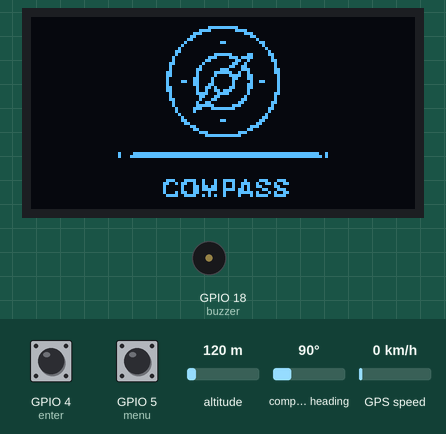
Recording of a sketch running on a simulated ESP32. Parts: 128×64 one-colour display, buzzer (waves = sounding, pin HIGH). The test bench sets the inputs (shaded band); at power-on: GPIO 4 (enter) HIGH, GPIO 5 (menu) HIGH, GPS speed 0 km/h, altitude 120 m, compass heading 90°. Storage starts empty; the GPS gets a fix after 3 s at 37.7749, -122.4194 with 8 satellites; what the sketch prints to the serial monitor is not drawn.

Above: at 5.2 s.
5.3 s: GPIO 4 (enter) pulled LOW for 1 s
At 7.6 s:
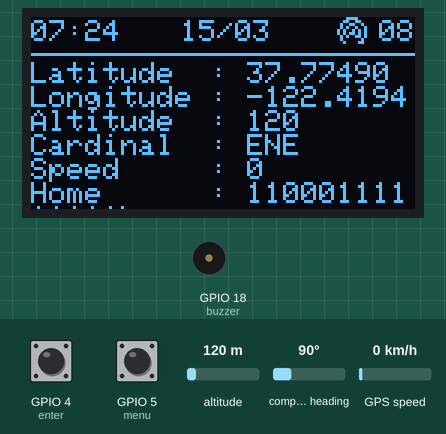
7.8 s: GPIO 5 (menu) pulled LOW for 1 s
At 9.7 s:
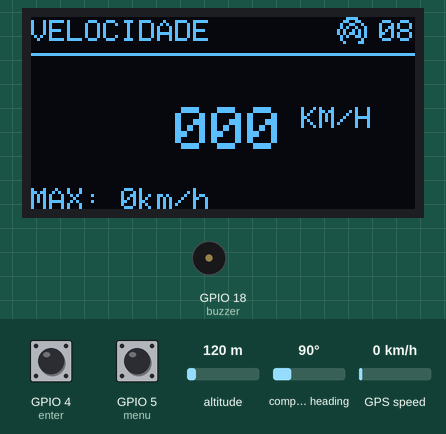
10.4 s: GPS speed set to 2 km/h
At 12.3 s:
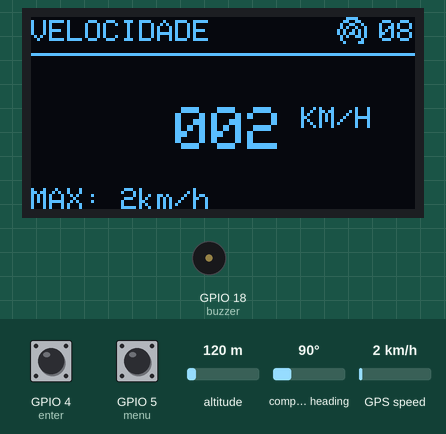
12.8 s: GPIO 4 (enter) pulled LOW for 0.15 s
At 12.96 s:
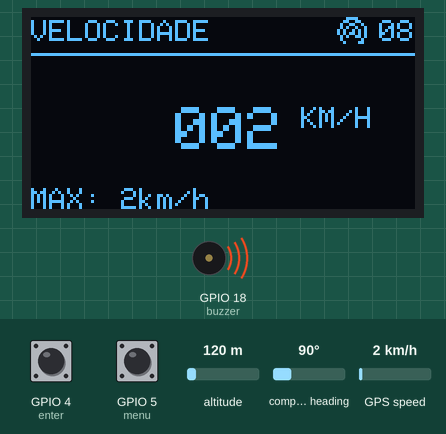
14.6 s: GPS speed set to 30 km/h
At 15.9 s:
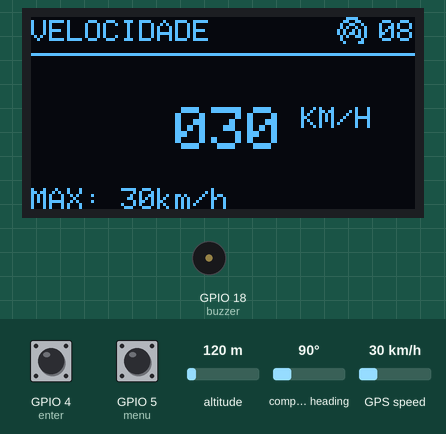
Timing chart, 0 to 17.6 s (numbered marks = the images above; inputs shaded):
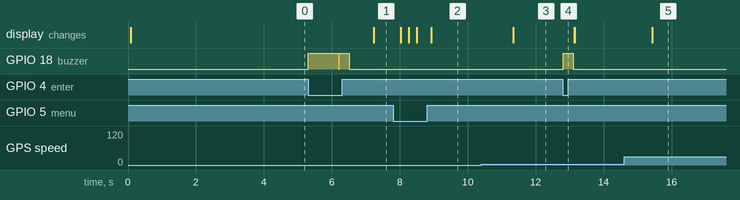

The sketch:

Esp32-MiniGPS.ino
```cpp
// 05/12/2021 :)

// Bibliotecas
#include <Wire.h>
#include <Time.h>
#include <TimeLib.h>
#include <TinyGPS++.h>
#include <SoftwareSerial.h>
#include <Adafruit_SSD1306.h>
#include <SPIFFS.h>
#include <FS.h>

#define LOGFILE "/log.txt"
boolean newData = false;

// Buzzer
#define buzzer 18

// Botões
#define menu 5
#define enter 4
int key = 0;
int leitura;

// Variaveis
double Lat;
double Long;
double Alt;
int sat, gps_speed;
char input = 0;
int max_spd = 0;

const int UTC_offset = -3;
time_t prevDisplay = 0;

// Para ESP32: GPIO-21(SDA), GPIO-22(SCL)
#define SCREEN_WIDTH 128
#define SCREEN_HEIGHT 64
#define OLED_RESET -1
#define SCREEN_ADDRESS 0x3C
Adafruit_SSD1306 display(SCREEN_WIDTH, SCREEN_HEIGHT, &Wire, OLED_RESET);

// Configurações do GPS
static const int RXPin = 16, TXPin = 17;
static const uint32_t GPSBaud = 9600;
TinyGPSPlus gps;
SoftwareSerial ss(RXPin, TXPin);

// Configurações de Distance_To_Home
const double Home_LAT = -00.0000000; //Lat da sua casa
const double Home_LNG = -00.0000000; //Lng da sua casa
const float rad_fac = 0.017453292;
int x = 0;
int y = 0;
int i = 0;
int j = 0;
double courseTo = 0;
double relCourse = 0;
double courseHome = 0;
unsigned long Distance_To_Home = 0;
unsigned long Trip_distance = 0;

// Configuração de Trip
double Trip_LAT = 0;
double Trip_LNG = 0;

const unsigned char gps_sial[] PROGMEM = {
    0x1e, 0x00, 0x33, 0x00, 0x4c, 0x80, 0x52, 0x40, 0xa5, 0x40, 0xad, 0x40, 0x53, 0x40, 0x40, 0x80,
    0x21, 0x80, 0x00, 0x00};

const unsigned char reco[] PROGMEM = {
    0x00, 0x00, 0x1e, 0x00, 0x33, 0x00, 0x61, 0x80, 0x40, 0x80, 0x40, 0x80, 0x61, 0x80, 0x33, 0x00,
    0x1e, 0x00, 0x00, 0x00};

const unsigned char gps_loading[] PROGMEM = {
    0x00, 0x00, 0x00, 0x00, 0x00, 0x0f, 0xc0, 0x00, 0x00, 0x7f, 0xf8, 0xc0, 0x01, 0xf0, 0x3e, 0xc0,
    0x03, 0x80, 0x07, 0xc0, 0x07, 0x00, 0x03, 0xc0, 0x0e, 0x00, 0x0f, 0xc0, 0x1c, 0x00, 0x0f, 0xc0,
    0x18, 0x00, 0x00, 0x00, 0x30, 0x00, 0x00, 0x00, 0x30, 0x00, 0x00, 0x00, 0x30, 0x00, 0x00, 0x10,
    0x60, 0x00, 0x00, 0x18, 0x60, 0x00, 0x00, 0x18, 0x60, 0x00, 0x00, 0x18, 0x60, 0x00, 0x00, 0x18,
    0x60, 0x00, 0x00, 0x18, 0x60, 0x00, 0x00, 0x18, 0x20, 0x00, 0x00, 0x30, 0x00, 0x00, 0x00, 0x30,
    0x00, 0x00, 0x00, 0x30, 0x00, 0x00, 0x00, 0x60, 0x0f, 0xc0, 0x00, 0xe0, 0x0f, 0xc0, 0x01, 0xc0,
    0x0f, 0x00, 0x03, 0x80, 0x0f, 0x80, 0x07, 0x00, 0x0c, 0xf0, 0x3e, 0x00, 0x0c, 0x7f, 0xf8, 0x00,
    0x00, 0x0f, 0xc0, 0x00, 0x00, 0x00, 0x00, 0x00};

const unsigned char logo[] PROGMEM = {
    0x00, 0x00, 0x00, 0x00, 0x00, 0x00, 0x00, 0x00, 0x00, 0x00, 0x00, 0x00, 0x00, 0x00, 0x00, 0x00,
  0x00, 0x00, 0x00, 0x00, 0x00, 0x00, 0x00, 0x00, 0x00, 0x00, 0x00, 0x00, 0x00, 0x00, 0x00, 0x00,
  0x00, 0x00, 0x00, 0x00, 0x00, 0x00, 0x00, 0x00, 0x00, 0x00, 0x00, 0x00, 0x00, 0x00, 0x00, 0x00,
  0x00, 0x00, 0x00, 0x00, 0x00, 0x00, 0x00, 0x1f, 0xf8, 0x00, 0x00, 0x00, 0x00, 0x00, 0x00, 0x00,
  0x00, 0x00, 0x00, 0x00, 0x00, 0x00, 0x00, 0xf0, 0x0f, 0x00, 0x00, 0x00, 0x00, 0x00, 0x00, 0x00,
  0x00, 0x00, 0x00, 0x00, 0x00, 0x00, 0x03, 0x80, 0x01, 0xc0, 0x00, 0x00, 0x00, 0x00, 0x00, 0x00,
  0x00, 0x00, 0x00, 0x00, 0x00, 0x00, 0x06, 0x00, 0x00, 0x60, 0x00, 0x00, 0x00, 0x00, 0x00, 0x00,
  0x00, 0x00, 0x00, 0x00, 0x00, 0x00, 0x0c, 0x00, 0x00, 0x10, 0x00, 0x00, 0x00, 0x00, 0x00, 0x00,
  0x00, 0x00, 0x00, 0x00, 0x00, 0x00, 0x10, 0x01, 0x80, 0x0c, 0x00, 0x00, 0x00, 0x00, 0x00, 0x00,
  0x00, 0x00, 0x00, 0x00, 0x00, 0x00, 0x20, 0x00, 0x00, 0x04, 0x00, 0x00, 0x00, 0x00, 0x00, 0x00,
  0x00, 0x00, 0x00, 0x00, 0x00, 0x00, 0x40, 0x00, 0x00, 0x02, 0x00, 0x00, 0x00, 0x00, 0x00, 0x00,
  0x00, 0x00, 0x00, 0x00, 0x00, 0x00, 0xc0, 0x00, 0x00, 0x01, 0x00, 0x00, 0x00, 0x00, 0x00, 0x00,
  0x00, 0x00, 0x00, 0x00, 0x00, 0x00, 0x80, 0x07, 0xe0, 0xc1, 0x80, 0x00, 0x00, 0x00, 0x00, 0x00,
  0x00, 0x00, 0x00, 0x00, 0x00, 0x01, 0x00, 0x1c, 0x3b, 0xc0, 0x80, 0x00, 0x00, 0x00, 0x00, 0x00,
  0x00, 0x00, 0x00, 0x00, 0x00, 0x01, 0x00, 0x30, 0x0c, 0x80, 0xc0, 0x00, 0x00, 0x00, 0x00, 0x00,
  0x00, 0x00, 0x00, 0x00, 0x00, 0x03, 0x00, 0x40, 0x19, 0x00, 0x40, 0x00, 0x00, 0x00, 0x00, 0x00,
  0x00, 0x00, 0x00, 0x00, 0x00, 0x02, 0x00, 0x80, 0x33, 0x00, 0x40, 0x00, 0x00, 0x00, 0x00, 0x00,
  0x00, 0x00, 0x00, 0x00, 0x00, 0x02, 0x01, 0x81, 0xc3, 0x80, 0x60, 0x00, 0x00, 0x00, 0x00, 0x00,
  0x00, 0x00, 0x00, 0x00, 0x00, 0x06, 0x01, 0x07, 0xe4, 0x80, 0x60, 0x00, 0x00, 0x00, 0x00, 0x00,
  0x00, 0x00, 0x00, 0x00, 0x00, 0x06, 0x01, 0x04, 0x3c, 0xc0, 0x20, 0x00, 0x00, 0x00, 0x00, 0x00,
  0x00, 0x00, 0x00, 0x00, 0x00, 0x04, 0x03, 0x08, 0x18, 0xc0, 0x20, 0x00, 0x00, 0x00, 0x00, 0x00,
  0x00, 0x00, 0x00, 0x00, 0x00, 0x04, 0x33, 0x08, 0x10, 0x4c, 0x20, 0x00, 0x00, 0x00, 0x00, 0x00,
  0x00, 0x00, 0x00, 0x00, 0x00, 0x04, 0x03, 0x18, 0x10, 0xc0, 0x20, 0x00, 0x00, 0x00, 0x00, 0x00,
  0x00, 0x00, 0x00, 0x00, 0x00, 0x06, 0x01, 0x34, 0x30, 0xc0, 0x20, 0x00, 0x00, 0x00, 0x00, 0x00,
  0x00, 0x00, 0x00, 0x00, 0x00, 0x06, 0x01, 0x26, 0xe0, 0x80, 0x20, 0x00, 0x00, 0x00, 0x00, 0x00,
  0x00, 0x00, 0x00, 0x00, 0x00, 0x02, 0x01, 0xe3, 0xc0, 0x80, 0x60, 0x00, 0x00, 0x00, 0x00, 0x00,
  0x00, 0x00, 0x00, 0x00, 0x00, 0x02, 0x00, 0xc6, 0x01, 0x00, 0x40, 0x00, 0x00, 0x00, 0x00, 0x00,
  0x00, 0x00, 0x00, 0x00, 0x00, 0x03, 0x00, 0x8c, 0x03, 0x00, 0x40, 0x00, 0x00, 0x00, 0x00, 0x00,
  0x00, 0x00, 0x00, 0x00, 0x00, 0x01, 0x01, 0x30, 0x06, 0x00, 0xc0, 0x00, 0x00, 0x00, 0x00, 0x00,
  0x00, 0x00, 0x00, 0x00, 0x00, 0x01, 0x01, 0xf8, 0x1c, 0x00, 0x80, 0x00, 0x00, 0x00, 0x00, 0x00,
  0x00, 0x00, 0x00, 0x00, 0x00, 0x00, 0x83, 0x8f, 0xf0, 0x01, 0x80, 0x00, 0x00, 0x00, 0x00, 0x00,
  0x00, 0x00, 0x00, 0x00, 0x00, 0x00, 0x82, 0x00, 0x00, 0x01, 0x00, 0x00, 0x00, 0x00, 0x00, 0x00,
  0x00, 0x00, 0x00, 0x00, 0x00, 0x00, 0x40, 0x00, 0x00, 0x02, 0x00, 0x00, 0x00, 0x00, 0x00, 0x00,
  0x00, 0x00, 0x00, 0x00, 0x00, 0x00, 0x20, 0x00, 0x00, 0x06, 0x00, 0x00, 0x00, 0x00, 0x00, 0x00,
  0x00, 0x00, 0x00, 0x00, 0x00, 0x00, 0x30, 0x01, 0x80, 0x0c, 0x00, 0x00, 0x00, 0x00, 0x00, 0x00,
  0x00, 0x00, 0x00, 0x00, 0x00, 0x00, 0x18, 0x00, 0x00, 0x18, 0x00, 0x00, 0x00, 0x00, 0x00, 0x00,
  0x00, 0x00, 0x00, 0x00, 0x00, 0x00, 0x06, 0x00, 0x00, 0x70, 0x00, 0x00, 0x00, 0x00, 0x00, 0x00,
  0x00, 0x00, 0x00, 0x00, 0x00, 0x00, 0x03, 0x00, 0x00, 0xc0, 0x00, 0x00, 0x00, 0x00, 0x00, 0x00,
  0x00, 0x00, 0x00, 0x00, 0x00, 0x00, 0x00, 0xe0, 0x07, 0x00, 0x00, 0x00, 0x00, 0x00, 0x00, 0x00,
  0x00, 0x00, 0x00, 0x00, 0x00, 0x00, 0x00, 0x3f, 0xfc, 0x00, 0x00, 0x00, 0x00, 0x00, 0x00, 0x00,
  0x00, 0x00, 0x00, 0x00, 0x00, 0x00, 0x00, 0x00, 0x00, 0x00, 0x00, 0x00, 0x00, 0x00, 0x00, 0x00,
  0x00, 0x00, 0x00, 0x00, 0x00, 0x00, 0x00, 0x00, 0x00, 0x00, 0x00, 0x00, 0x00, 0x00, 0x00, 0x00,
  0x00, 0x00, 0x00, 0x00, 0x00, 0x00, 0x00, 0x00, 0x00, 0x00, 0x00, 0x00, 0x00, 0x00, 0x00, 0x00,
  0x00, 0x00, 0x00, 0x00, 0x00, 0x00, 0x00, 0x00, 0x00, 0x00, 0x00, 0x00, 0x00, 0x00, 0x00, 0x00,
  0x00, 0x00, 0x00, 0x00, 0x00, 0x00, 0x00, 0x00, 0x00, 0x00, 0x00, 0x00, 0x00, 0x00, 0x00, 0x00,
  0x00, 0x00, 0x00, 0x04, 0x3f, 0xff, 0xff, 0xff, 0xff, 0xff, 0xff, 0xff, 0x20, 0x00, 0x00, 0x00,
  0x00, 0x00, 0x00, 0x04, 0x7f, 0xff, 0xff, 0xff, 0xff, 0xff, 0xff, 0xff, 0xa0, 0x00, 0x00, 0x00,
  0x00, 0x00, 0x00, 0x00, 0x00, 0x00, 0x00, 0x00, 0x00, 0x00, 0x00, 0x00, 0x00, 0x00, 0x00, 0x00,
  0x00, 0x00, 0x00, 0x00, 0x00, 0x00, 0x00, 0x00, 0x00, 0x00, 0x00, 0x00, 0x00, 0x00, 0x00, 0x00,
  0x00, 0x00, 0x00, 0x00, 0x00, 0x00, 0x00, 0x00, 0x00, 0x00, 0x00, 0x00, 0x00, 0x00, 0x00, 0x00,
  0x00, 0x00, 0x00, 0x00, 0x00, 0x00, 0x00, 0x00, 0x00, 0x00, 0x00, 0x00, 0x00, 0x00, 0x00, 0x00,
  0x00, 0x00, 0x00, 0x00, 0x00, 0x00, 0x00, 0x00, 0x00, 0x00, 0x00, 0x00, 0x00, 0x00, 0x00, 0x00,
  0x00, 0x00, 0x00, 0x00, 0x00, 0x00, 0x00, 0x00, 0x00, 0x00, 0x00, 0x00, 0x00, 0x00, 0x00, 0x00,
  0x00, 0x00, 0x00, 0x00, 0x00, 0x00, 0x00, 0x00, 0x00, 0x00, 0x00, 0x00, 0x00, 0x00, 0x00, 0x00,
  0x00, 0x00, 0x00, 0x00, 0x00, 0x07, 0x1e, 0x44, 0xf1, 0x0e, 0x38, 0x00, 0x00, 0x00, 0x00, 0x00,
  0x00, 0x00, 0x00, 0x00, 0x00, 0x0c, 0xb2, 0x44, 0x93, 0x93, 0x4c, 0x00, 0x00, 0x00, 0x00, 0x00,
  0x00, 0x00, 0x00, 0x00, 0x00, 0x08, 0x23, 0x6c, 0x92, 0x98, 0x60, 0x00, 0x00, 0x00, 0x00, 0x00,
  0x00, 0x00, 0x00, 0x00, 0x00, 0x08, 0x23, 0x7c, 0xf6, 0x86, 0x38, 0x00, 0x00, 0x00, 0x00, 0x00,
  0x00, 0x00, 0x00, 0x00, 0x00, 0x08, 0xb3, 0x10, 0x87, 0xd1, 0x4c, 0x00, 0x00, 0x00, 0x00, 0x00,
  0x00, 0x00, 0x00, 0x00, 0x00, 0x07, 0x9e, 0x54, 0x84, 0x5e, 0x78, 0x00, 0x00, 0x00, 0x00, 0x00,
  0x00, 0x00, 0x00, 0x00, 0x00, 0x00, 0x00, 0x00, 0x00, 0x00, 0x00, 0x00, 0x00, 0x00, 0x00, 0x00,
  0x00, 0x00, 0x00, 0x00, 0x00, 0x00, 0x00, 0x00, 0x00, 0x00, 0x00, 0x00, 0x00, 0x00, 0x00, 0x00,
  0x00, 0x00, 0x00, 0x00, 0x00, 0x00, 0x00, 0x00, 0x00, 0x00, 0x00, 0x00, 0x00, 0x00, 0x00, 0x00,
  0x00, 0x00, 0x00, 0x00, 0x00, 0x00, 0x00, 0x00, 0x00, 0x00, 0x00, 0x00, 0x00, 0x00, 0x00, 0x00};

void setup()
{
  Serial.begin(9600);

  ss.begin(GPSBaud);

  pinMode(menu, INPUT_PULLUP);
  pinMode(enter, INPUT_PULLUP);
  pinMode(buzzer, OUTPUT);

  if (!display.begin(SSD1306_SWITCHCAPVCC, SCREEN_ADDRESS))
  {
    Serial.println(F("SSD1306 allocation failed"));
  }

  SPIFFS.begin();

  // Isso abre o arquivo "log.txt" em modo de leitura
  File f = SPIFFS.open(LOGFILE, "r");

  if (!f)
  {
    Serial.print("O arquivo ainda não existe.\n Formatando e criando...");
    SPIFFS.format();

    File f = SPIFFS.open(LOGFILE, "w");
    if (!f)
    {
      Serial.println("Falha na criação do arquivo!");
    }
  }
  f.close();

  if (digitalRead(enter) == LOW)
  {
    File f = SPIFFS.open(LOGFILE, "w");
    Serial.print(f.readString());
    Serial.println("Logs Apagados!!");
    f.close();

    digitalWrite(buzzer, HIGH);
    delay(200);
    digitalWrite(buzzer, LOW);
    delay(200);
  }
  display.clearDisplay();
  display.drawBitmap(0, 0, logo, 128, 64, 1);
  display.display();
  delay(4000);
}

void Get_GPS()
{
  while (ss.available())
    gps.encode(ss.read());

  sat = gps.satellites.value();
  if (gps.location.isValid() == 1)
  {
    Lat = gps.location.lat();
    Long = gps.location.lng();
    Alt = gps.altitude.meters();
    gps_speed = gps.speed.kmph();

    courseTo = TinyGPSPlus::courseTo(Lat, Long, Trip_LAT, Trip_LNG);

    courseHome = TinyGPSPlus::courseTo(Lat, Long, Home_LAT, Home_LNG);

    Distance_To_Home = (unsigned long)TinyGPSPlus::distanceBetween(gps.location.lat(), gps.location.lng(), Home_LAT, Home_LNG);

    relCourse = courseHome - gps.course.deg();

    Trip_distance = (unsigned long)TinyGPSPlus::distanceBetween(gps.location.lat(), gps.location.lng(), Trip_LAT, Trip_LNG);
  }
}

void gps_home()
{
  while (ss.available())
  {
    if (gps.encode(ss.read()))
    {
      if (gps.location.isValid() == 1)
      {
        int Year = gps.date.year();
        byte Month = gps.date.month();
        byte Day = gps.date.day();
        byte Hour = gps.time.hour();
        byte Minute = gps.time.minute();
        byte Second = gps.time.second();

        setTime(Hour, Minute, Second, Day, Month, Year);
        adjustTime(UTC_offset * SECS_PER_HOUR);

        if (timeStatus() != timeNotSet)
        {
          if (now() != prevDisplay)
          {
            prevDisplay = now();

            char hora[32];
            sprintf(hora, "%02d:%02d", hour(), minute());

            char data[32];
            sprintf(data, "%02d/%02d", day(), month());

            char satl[32];
            sprintf(satl, "%02d", sat);

            String cardinalTo = TinyGPSPlus::cardinal(courseTo);

            display.clearDisplay();
            display.drawLine(0, 12, 128, 12, WHITE);
            display.setTextSize(1);
            display.setCursor(0, 1);
            display.print(hora);
            display.setCursor(50, 1);
            display.print(data);
            display.drawBitmap(102, 0, gps_sial, 10, 10, 1);
            display.setCursor(116, 1);
            display.print(satl);

            display.setTextSize(1);
            display.setCursor(0, 15);
            display.print("Latitude  : ");
            display.println(Lat, 5);
            display.print("Longitude : ");
            display.println(Long, 4);
            display.print("Altitude  : ");
            display.println(Alt, 0);
            display.print("Cardinal  : ");
            display.println(cardinalTo);
            display.print("Speed     : ");
            display.println(gps_speed);

            display.print("Home      : ");
            display.print(Distance_To_Home / 1000, 2);
            display.print("km");

            if (newData == true)
            {
              display.drawBitmap(90, 0, reco, 10, 10, 1);

              File f = SPIFFS.open(LOGFILE, "a");
              f.print(Lat, 5);
              f.print(", ");
              f.println(Long, 4);
              f.close();
            }
            display.display();
          }
        }
      }
      else
      {
        display.clearDisplay();
        display.drawLine(0, 12, 128, 12, WHITE);
        display.setTextSize(1);
        display.setCursor(0, 0);
        display.print("00:00");
        display.setCursor(50, 1);
        display.print("00/00");
        display.drawBitmap(102, 0, gps_sial, 10, 10, 1);
        display.setCursor(116, 1);
        display.print("00");
        display.drawBitmap(49, 21, gps_loading, 30, 30, 1);
        display.setCursor(30, 55);
        display.print("Carregando...");
        display.display();
      }
    }
  }
}

void gps_speedometer()
{
  char vel[32];
  sprintf(vel, "%03d", gps_speed);

  char satl[32];
  sprintf(satl, "%02d", sat);

  display.clearDisplay();
  display.setTextSize(1);
  display.drawLine(0, 12, 128, 12, WHITE);
  display.setCursor(0, 1); // 35 CENTRO
  display.print("VELOCIDADE");
  display.drawBitmap(102, 0, gps_sial, 10, 10, 1);
  display.setCursor(116, 1);
  display.print(satl);
  display.setTextSize(2);
  display.setCursor(48, 30);
  display.print(vel);
  display.setTextSize(1);
  display.print(" KM/H");

  if (max_spd < gps_speed)
  {
    max_spd = gps_speed;
  }

  if (digitalRead(enter) == LOW)
  {
    max_spd = 0;

    digitalWrite(buzzer, HIGH);
    delay(300);
    digitalWrite(buzzer, LOW);
  }

  display.setTextSize(1);
  display.setCursor(0, 57);
  display.print("MAX: ");
  display.print(max_spd);
  display.print("km/h");
  display.display();
}

void gps_trip()
{
  char satl[32];
  sprintf(satl, "%02d", sat);

  String cardinalTo = TinyGPSPlus::cardinal(courseTo);

  if (digitalRead(enter) == LOW)
  {
    Trip_LAT = Lat;
    Trip_LNG = Long;

    digitalWrite(buzzer, HIGH);
    delay(300);
    digitalWrite(buzzer, LOW);
  }

  display.clearDisplay();
  display.setTextSize(1);
  display.drawLine(0, 12, 128, 12, WHITE);
  display.setCursor(0, 1); // 35 CENTRO
  display.print("TRIP");
  display.drawBitmap(102, 0, gps_sial, 10, 10, 1);
  display.setCursor(116, 1);
  display.print(satl);

  if (Trip_LAT == 0)
  {
    display.setTextSize(2);
    display.setCursor(0, 15);
    display.print("0");
    display.setTextSize(1);
    display.print(":M");

    display.setTextSize(2);
    display.setCursor(0, 32);
    display.print("0");
    display.setTextSize(1);
    display.print(":Curso");

    display.setTextSize(2);
    display.setCursor(0, 49);
    display.print("0");
    display.setTextSize(1);
    display.print(":Cardinal");
  }
  else
  {
    display.setTextSize(2);
    display.setCursor(0, 15);
    display.print(Trip_distance);
    display.setTextSize(1);
    display.print(":M");

    display.setTextSize(2);
    display.setCursor(0, 32);
    display.print(courseTo);
    display.setTextSize(1);
    display.print(":Curso");

    display.setTextSize(2);
    display.setCursor(0, 49);
    display.print(cardinalTo);
    display.setTextSize(1);
    display.print(":Cardinal");
  }
  display.display();
}

void Home_trip()
{
  char satl[32];
  sprintf(satl, "%02d", sat);

  if (relCourse < 0)
  {
    relCourse = relCourse + 360;
  }
  if (relCourse >= 360)
  {
    relCourse = relCourse - 360;
  }
  if (Distance_To_Home < 0)
  { // Mais perto de 25 metros é a casa
    display.clearDisplay();
    display.drawCircle(25, 40, 8, WHITE);
    display.setTextSize(1);
    display.drawLine(0, 12, 128, 12, WHITE);
    display.setCursor(0, 1); // 35 CENTRO
    display.print("HOME");
    display.drawBitmap(102, 0, gps_sial, 10, 10, 1);
    display.setCursor(116, 1);
    display.print(satl);
  }
  else
  {
    display.clearDisplay();
    display.setTextSize(1);
    display.drawLine(0, 12, 128, 12, WHITE);
    display.setCursor(0, 1); // 35 CENTRO
    display.print("HOME");
    display.drawBitmap(102, 0, gps_sial, 10, 10, 1);
    display.setCursor(116, 1);
    display.print(satl);

    if (gps.location.isValid() == 1)
    {
      display.drawCircle(25, 40, 23, WHITE);
      x = (sin(relCourse * rad_fac) * 21);
      y = (cos(relCourse * rad_fac) * 21);
      int x1 = 25 + x;
      int y1 = 40 - y;
      int x2 = 25 - x;
      int y2 = 40 + y;
      display.drawLine(x1, y1, x2, y2, WHITE);
      double arrowAngle = relCourse + 225; // Ângulo de abertura de 90 graus da ponta da seta
      x = (sin(arrowAngle * rad_fac) * 10);
      y = (cos(arrowAngle * rad_fac) * 10);
      x2 = x1 + x;
      y2 = y1 - y;
      display.drawLine(x1, y1, x2, y2, WHITE);
      arrowAngle = relCourse + 135;
      x = (sin(arrowAngle * rad_fac) * 10);
      y = (cos(arrowAngle * rad_fac) * 10);
      x2 = x1 + x;
      y2 = y1 - y;
      display.drawLine(x1, y1, x2, y2, WHITE);
    }
    else
    {
      x = 8;
      y = 8;
      int x1 = 25 + x;
      int y1 = 40 - y;
      int x2 = 25 - x;
      int y2 = 40 + y;
      display.drawLine(x1, y1, x2, y2, WHITE);
      x1 = 25 + x;
      y1 = 40 + y;
      x2 = 25 - x;
      y2 = 40 - y;
      display.drawLine(x1, y1, x2, y2, WHITE);
    }
    display.setCursor(54, 24);
    display.print("Head: ");
    display.print(relCourse, 0);
    display.setCursor(54, 33);
    display.print("Crse: ");
    display.print(courseTo);
    display.setCursor(54, 42);
    display.print("Dis: ");
    display.print(Distance_To_Home / 1000, 2);
    display.print("km");
    display.setCursor(54, 51);
    display.print("Spd: ");
    display.print(gps_speed);
    display.print("km/h");
  }
  display.display();
}

void loop()
{
  Get_GPS();
  display.clearDisplay();
  display.setTextColor(SSD1306_WHITE);

  if (digitalRead(menu) == LOW)
  {
    key = (key + 1);
    delay(200);
  }

  if (key < 0 or key > 3)
  {
    key = 0;
  }

  if (Serial.available() > 0)
  {
    input = Serial.read();

    if (input == 'l')
    {
      File f = SPIFFS.open(LOGFILE, "r");
      Serial.print(f.readString());
      Serial.println("Fim!!");
      f.close();
    }
    if (input == 'a')
    {
      File f = SPIFFS.open(LOGFILE, "w");
      Serial.print(f.readString());
      Serial.println("Logs Apagados!!");
      f.close();
    }
  }

  switch (key)
  {
  case 0:
  {
    gps_home();

    if (digitalRead(enter) == LOW)
    {
      if (gps.location.isValid() == 1)
      {
        if (newData != false)
        {
          newData = false;
        }
        else
        {
          newData = true;
        }
        digitalWrite(buzzer, HIGH);
        delay(300);
        digitalWrite(buzzer, LOW);
      }
    }
  }
  break;

  case 1:
  {
    gps_speedometer();
  }
  break;

  case 2:
  {
    gps_trip();
  }
  break;

  case 3:
  {
    Home_trip();
  }
  break;
  }
}
```

Measured:
- after the input at 5.3 s, GPIO 18 (buzzer): LOW → HIGH at once, → LOW 0.90 s later, → HIGH 0.02 s later, → LOW 0.30 s later; the display: changes after 1.9 s (image 1)
- after the input at 7.8 s, the display: changes after 0.23 s (image 2)
- after the input at 10.4 s, the display: changes after 0.94 s (image 3)
- after the input at 12.8 s, GPIO 18 (buzzer): LOW → HIGH at once, → LOW 0.30 s later
- after the input at 14.6 s, the display: changes after 0.82 s (image 5)
